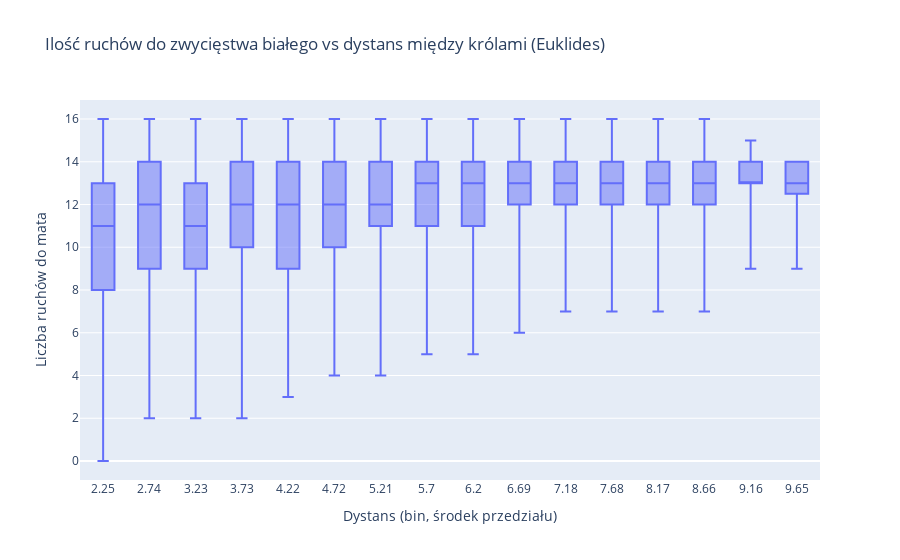

Notebook code cell kept with this figure:
### Code cell
dist_col = "dist_euk"

n_bins = 16
bins = np.linspace(df_nd[dist_col].min(), df_nd[dist_col].max(), n_bins + 1)

df_bp = df_nd[[dist_col, "white_depth_of_win"]].copy()
df_bp["dist_bin"] = pd.cut(df_bp[dist_col], bins=bins, include_lowest=True)

df_bp["dist_mid"] = df_bp["dist_bin"].apply(lambda b: round(b.mid, 2))

fig = px.box(
    df_bp,
    x="dist_mid",
    y="white_depth_of_win",
    points=False,
    title="Ilość ruchów do zwycięstwa białego vs dystans między królami (Euklides)",
    labels={"dist_mid": "Dystans (bin, środek przedziału)", "white_depth_of_win": "Liczba ruchów do mata"}
)

fig.update_xaxes(type="category", categoryorder="category ascending")

fig.show()

### Figure 1 — Plotly figure (JSON) as saved in the notebook; plotly's stock layout.template omitted (floating-point values rounded to 4 significant figures; data arrays with more than 128 entries replaced by an {"elided": "..."} marker saying what was removed)
{"data": [{"alignmentgroup": "True", "boxpoints": false, "hovertemplate": "Dystans (bin, środek przedziału)=%{x}<br>Liczba ruchów do mata=%{y}<extra></extra>", "legendgroup": "", "marker": {"color": "#636efa"}, "name": "", "notched": false, "offsetgroup": "", "orientation": "v", "showlegend": false, "type": "box", "x": {"elided": "25260 float values"}, "x0": " ", "xaxis": "x", "y": {"elided": "25260 int values"}, "y0": " ", "yaxis": "y"}], "layout": {"boxmode": "group", "legend": {"tracegroupgap": 0}, "title": {"text": "Ilość ruchów do zwycięstwa białego vs dystans między królami (Euklides)"}, "xaxis": {"anchor": "y", "categoryorder": "category ascending", "domain": [0, 1], "title": {"text": "Dystans (bin, środek przedziału)"}, "type": "category"}, "yaxis": {"anchor": "x", "domain": [0, 1], "title": {"text": "Liczba ruchów do mata"}}}}
